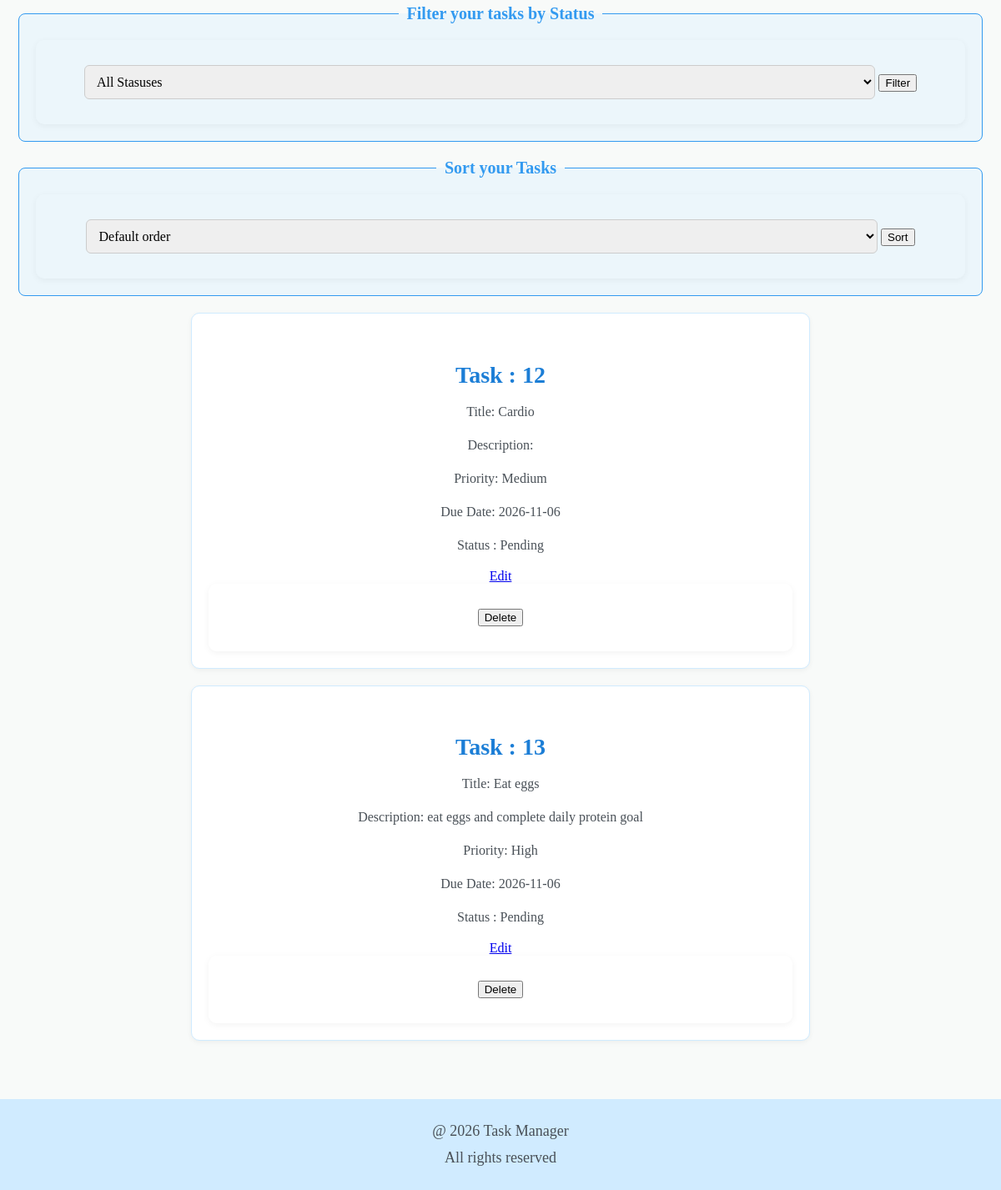
The app's page /view_task (lower part), older data.
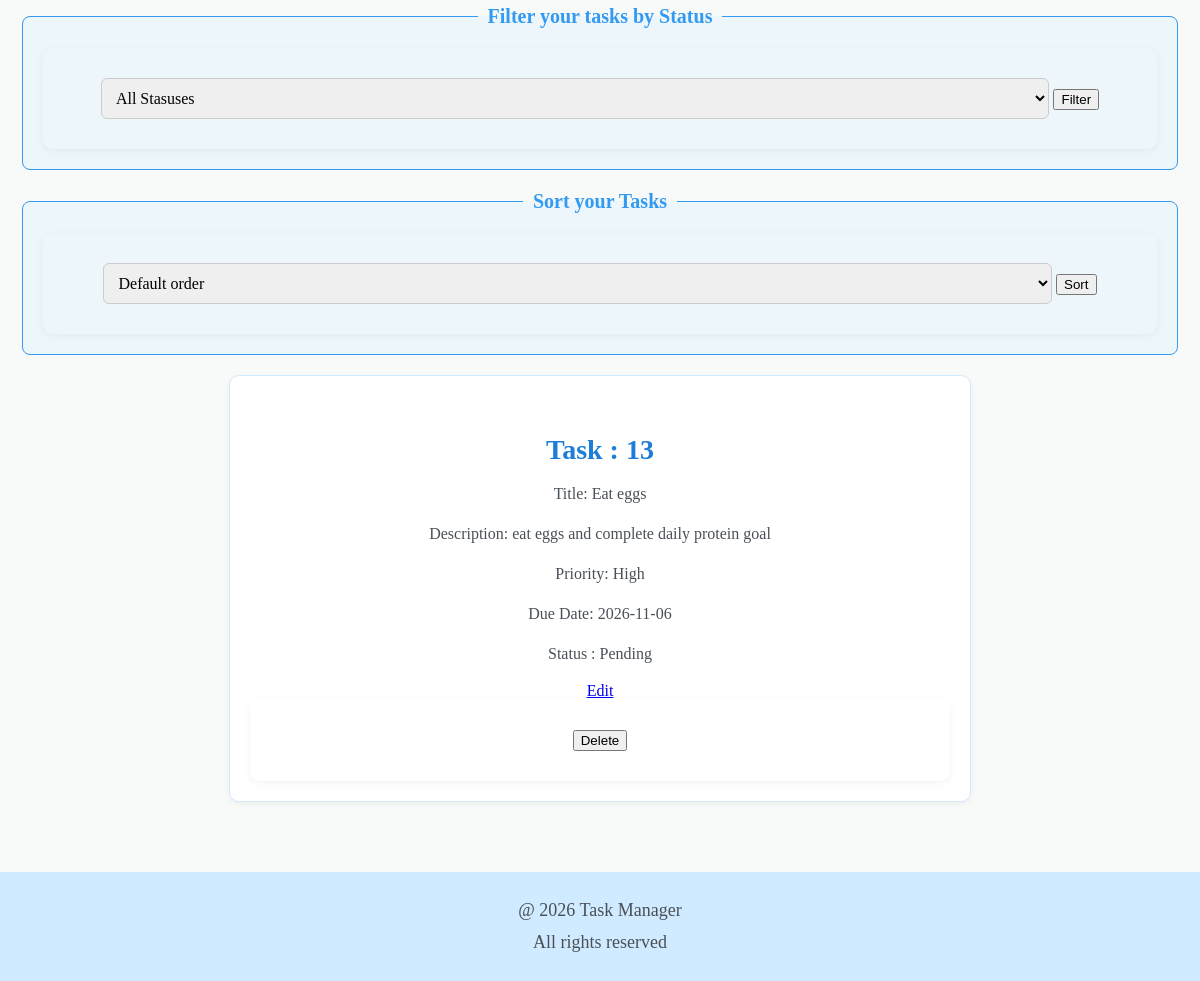
The same page, newer data.
### tables this page shows
CREATE TABLE tasks(

        id INTEGER PRIMARY KEY AUTOINCREMENT,
        title TEXT NOT NULL,
        description TEXT DEFAULT 'No description provided',
        priority TEXT NOT NULL 
            CHECK(priority in ('High', 'Medium', 'Low')),
        due_date TEXT DEFAULT NULL,
        status TEXT NOT NULL 
            CHECK(status in ('Pending', 'In Progress', 'Completed'))
    );

### Task-Manager/app.py (the view, shortened to what this page needs)
@app.route('/view_task')
def view_task():
    search = request.args.get('search', '')
    status = request.args.get('status', '')
    sort = request.args.get('sort', '')
    connection = None
    try:
        connection = get_db_connection()
        query = """
            SELECT * FROM tasks
            WHERE title LIKE ?
            AND (? = '' OR status = ?)
        """
        if sort == 'due_asc':
            query += " ORDER BY due_date ASC"
        elif sort == 'due_desc':
            query += " ORDER BY due_date DESC"
        cursor = connection.execute(
            query,
            ('%' + search + '%', status, status)
        )
        tasks = cursor.fetchall()
    except sqlite3.Error as error:
        print('Database error:', error)
        flash('Unable to retrieve tasks.', 'danger')
        tasks = []
    finally:
        if connection:
            connection.close()
    return render_template(
        'view_task.html',
        tasks=tasks,
        search=search,
        status=status,
        sort=sort
    )

### Task-Manager/app.py (called while the page is built)
def get_db_connection():
    connection = sqlite3.connect(DB_PATH)
    connection.row_factory = sqlite3.Row
    return connection

### Task-Manager/templates/view_task.html (shortened to what this page needs)
{% extends "base.html" %}
{% block content %}
<section id="task-display">
    <fieldset>
        <legend>Filter your tasks by Status</legend>
        <form action="{{url_for('view_task')}}" method="GET">
            <select name="status">
                <option value="">All Stasuses</option>
            </select>
            <button type="submit">Filter</button>
        </form>
    </fieldset>
    <fieldset>
        <legend>Sort your Tasks</legend>
        <form>
            <select name="sort">
                <option value="">Default order</option>
            </select>
             <button type="submit">Sort</button>
        </form>
    </fieldset>
    {% for task in tasks %}
        <article class="task-item">
            <h4>Task : {{ task.id }}</h4>
            <p>Title: {{ task.title }}</p>
            <p>Description: {{ task.description }}</p>
            <p>Priority: {{ task.priority }}</p>
            <p>Due Date: {{ task.due_date }}</p>
            <p>Status : {{task.status}}</p>
            <a href="{{url_for('update_task', task_id=task.id)}}">Edit</a>
            <form  action="{{ url_for('delete_task', task_id=task.id) }}" method="POST">
                <button type="submit">Delete</button>
            </form>
        </article>
    {% else %}
        <p>No tasks available. Add your first task!</p>
    {% endfor %}
</section>
{% endblock %}

### Task-Manager/templates/base.html (shortened to what this page needs)
<!DOCTYPE html>
<html lang="en">
<head>
    <link rel="stylesheet" href="{{ url_for('static', filename='css/style.css') }}">
</head>
<body>
    <main>
        {% block content %}
        {% endblock %}
    </main>
    <footer id="footer">
        <div class="footer-container">
            <p>@ 2026 Task Manager</p>
            <p>All rights reserved</p>
        </div>
    </footer>
</body>
</html>

### Task-Manager/static/css/style.css (style rules this page uses)
body { font-family: 'Poppins','sans-serif'; color: #495057; background-color: #f8faf9; margin:0; }
form { padding: 30px; border-radius: 10px; box-shadow: 0px 2px 8px rgba(0, 0, 0, 0.05); }
fieldset { border:1px solid #339af0; border-radius: 8px; background-color: rgba(208, 235, 255, 0.3); ; padding:20px; margin-bottom: 20px; }
legend { color:#339af0; font-weight: 600; font-size: 20px; padding: 0 10px; }
input,select,textarea { width: 90%; padding: 10px; border-radius: 6px; border: 1px solid #ccc; font-size:16px; font-family: 'Poppins'; }
#task-display { text-align: center; padding: 50px 20px; }
.task-item { background-color: white; border:1px solid #d0ebff; border-radius: 10px; padding: 20px; max-width: 700px; margin:20px auto ; box-shadow: 0px 2px 6px rgba(0, 0, 0, 0.05); }
.task-item h4 { color: #1c7ed6; margin-bottom: 10px ; font-size:28px; }
.task-item p { color: #495057; font-size: 16px; font-weight: 450; line-height: 1.5; }
#footer { background-color: #d0ebff; padding:20px 0; text-align: center; }
#footer p { font-size:18px; margin:5px 0; font-weight: 500; line-height: 1.5; }

Row changes from the older to the newer data that the page shows:
removed tasks: id "12", title "Cardio", priority "Medium", due_date "2026-11-06", status "Pending"
